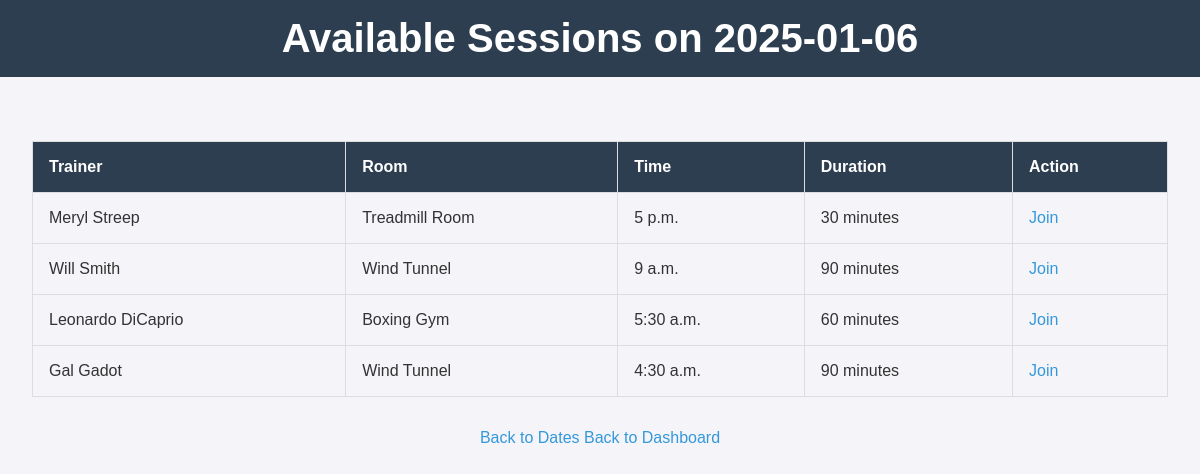
The page /sessions-by-date/2025-01-06/ (signed in) on the database its author committed.
### fitness_app/models.py (models this page shows, shortened)
class TrainingSession(models.Model):
    trainer = models.ForeignKey('Trainer', on_delete=models.CASCADE)
    space = models.ForeignKey('Space', on_delete=models.CASCADE)
    date = models.DateField()
    time = models.TimeField()
    duration = models.PositiveIntegerField()  # Duration in minutes

class Trainer(models.Model):
    user = models.OneToOneField(User, on_delete=models.CASCADE, null=True, blank=True)
    trainer_id = models.AutoField(primary_key=True)
    first_name = models.CharField(max_length=50)
    last_name = models.CharField(max_length=50)

class Space(models.Model):
    YOGA_STUDIO = "Yoga Studio"
    TREADMILL_ROOM = "Treadmill Room"
    WEIGHT_ROOM_1 = "Weight Room 1"
    WEIGHT_ROOM_2 = "Weight Room 2"
    WEIGHT_ROOM_3 = "Weight Room 3"
    BOXING_GYM = "Boxing Gym"
    CROSSFIT_GYM = "CrossFit Gym"
    WIND_TUNNEL = "Wind Tunnel"
    DANCE_STUDIO = "Dance Studio"
    SPACE_CHOICES = [
        (YOGA_STUDIO, "Yoga Studio"),
        (TREADMILL_ROOM, "Treadmill Room"),
        (WEIGHT_ROOM_1, "Weight Room 1"),
        (WEIGHT_ROOM_2, "Weight Room 2"),
        (WEIGHT_ROOM_3, "Weight Room 3"),
        (BOXING_GYM, "Boxing Gym"),
        (CROSSFIT_GYM, "CrossFit Gym"),
        (WIND_TUNNEL, "Wind Tunnel"),
        (DANCE_STUDIO, "Dance Studio"),
    ]
    name = models.CharField(max_length=50, choices=SPACE_CHOICES, unique=True)

### fitness_app/views.py (the view)
# urls.py: path('sessions-by-date/<str:selected_date>/', views.sessions_by_date, name='sessions_by_date'),
@login_required
def sessions_by_date(request, selected_date):
    selected_duration = request.GET.get('duration', '')
    selected_space = request.GET.get('space', '')
    session_filter = Q(date=selected_date)
    if selected_duration:
        session_filter &= Q(duration=selected_duration)
    if selected_space:
        session_filter &= Q(space__name=selected_space)
    sessions = TrainingSession.objects.filter(session_filter)
    context = {
        'selected_date': selected_date,
        'sessions': sessions,
    }
    return render(request, 'sessions_by_date.html', context)

### fitness_app/templates/sessions_by_date.html (shortened to what this page needs)
{% load static %}
<!DOCTYPE html>
<html lang="en">
<head>
    <link rel="stylesheet" href="{% static 'css/style.css' %}">
</head>
<body>
    <header>
        <h1>Available Sessions on {{ selected_date }}</h1>
    </header>
    <main>
        {% if sessions %}
            <table>
                <thead>
                    <tr>
                        <th>Trainer</th>
                        <th>Room</th>
                        <th>Time</th>
                        <th>Duration</th>
                        <th>Action</th>
                    </tr>
                </thead>
                <tbody>
                    {% for session in sessions %}
                        <tr>
                            <td>{{ session.trainer.first_name }} {{ session.trainer.last_name }}</td>
                            <td>{{ session.space.name }}</td>
                            <td>{{ session.time }}</td>
                            <td>{{ session.duration }} minutes</td>
                            <td>
                                <a href="{% url 'join_session' session.id %}" class="button">Join</a>
                            </td>
                        </tr>
                    {% endfor %}
                </tbody>
            </table>
        {% else %}
            <p>No sessions available on this date.</p>
        {% endif %}
        <div class="navigation-buttons">
            <a href="{% url 'available_dates' %}" class="button">Back to Dates</a>
            <a href="{% url 'member_dashboard' %}" class="button">Back to Dashboard</a>
        </div>
    </main>
</body>
</html>

### static/css/style.css (style rules this page uses)
body { font-family: 'Arial', sans-serif; margin: 0; padding: 0; background-color: #f4f4f9; color: #333; }
header { background-color: #2c3e50; color: white; padding: 1rem 2rem; text-align: center; }
header h1 { margin: 0; font-size: 2.5rem; }
main { padding: 2rem; text-align: center; }
a { color: #3498db; text-decoration: none; }
table { width: 100%; border-collapse: collapse; margin: 2rem 0; }
table th, table td { border: 1px solid #ddd; padding: 1rem; text-align: left; }
table th { background-color: #2c3e50; color: white; }

### rows shown on the page
TrainingSession: trainer.first_name "Meryl", trainer.last_name "Streep", space.name "Treadmill Room", time "5 p.m.", duration "30"
TrainingSession: trainer.first_name "Will", trainer.last_name "Smith", space.name "Wind Tunnel", time "9 a.m.", duration "90"
TrainingSession: trainer.first_name "Leonardo", trainer.last_name "DiCaprio", space.name "Boxing Gym", time "5:30 a.m.", duration "60"
TrainingSession: trainer.first_name "Gal", trainer.last_name "Gadot", space.name "Wind Tunnel", time "4:30 a.m.", duration "90"

### other values the page prints
{{ selected_date }} "2025-01-06"
